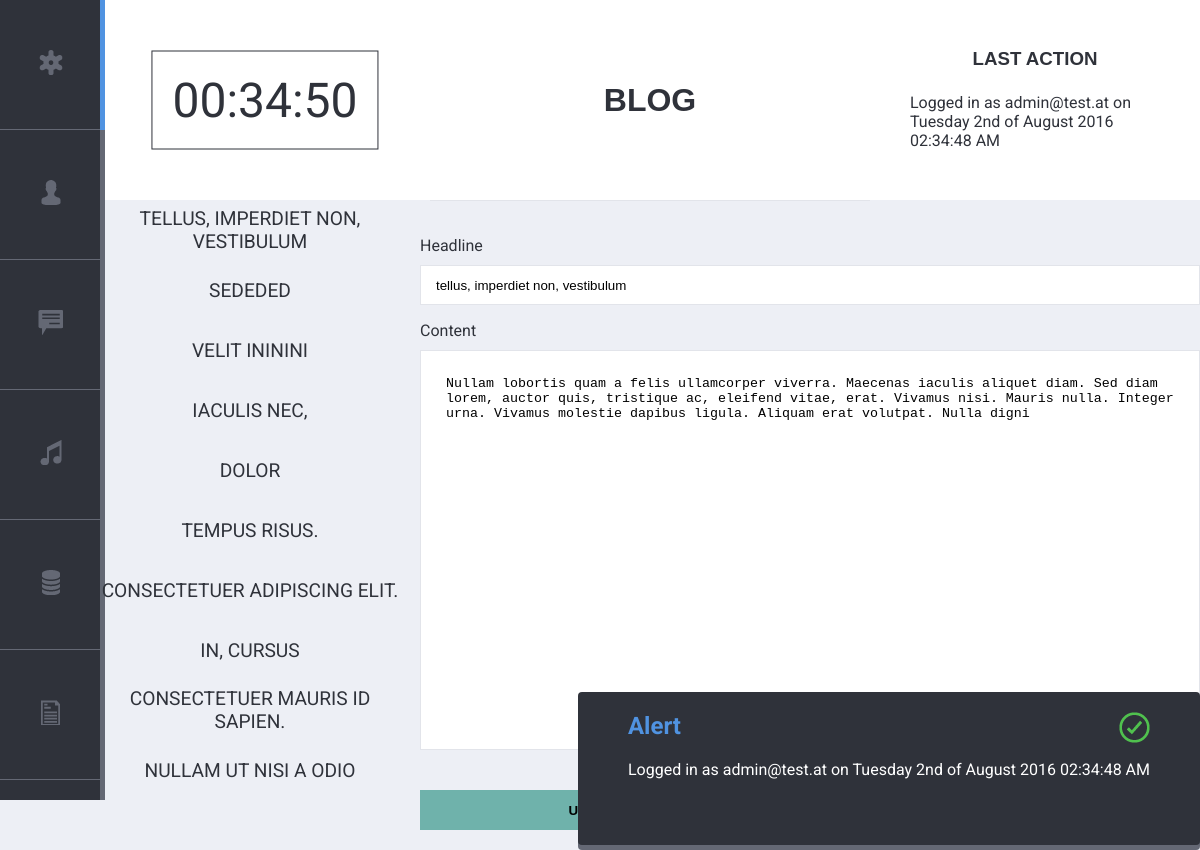
Screenshot of /index.php?site=blog&action=edit&id=1 (signed in) with the database file from the repository.
### tables this page shows
CREATE TABLE `news_entry` (
  `id` int(11) NOT NULL,
  `user_id` int(11) NOT NULL,
  `headline` varchar(255) NOT NULL,
  `content` varchar(255) NOT NULL,
  `created_at` timestamp NOT NULL DEFAULT CURRENT_TIMESTAMP
);

### functions/blog.php (called while the page is built, shortened)
<?php
function get_entry($id) {
  global $link;
  $sql = "SELECT *, DATE_FORMAT(created_at, '%d.%m.%Y') AS created_at_formatted FROM news_entry WHERE id = '$id'";
  $result = mysqli_query($link, $sql);
  return mysqli_fetch_assoc($result);
}
function get_entries() {
  global $link;
  $sql = "SELECT *, DATE_FORMAT(created_at, '%d.%m.%Y') AS created_at_formatted
          FROM news_entry";
  $result = mysqli_query($link, $sql);
  $all_entries = mysqli_fetch_all($result, MYSQLI_ASSOC);
  return $all_entries;
}
?>

### views/blog_test.php (the view, shortened to what this page needs)
<ul class="blog_entrylist">
  <?php foreach($all_entries as $entry): ?>
    <li data-id="<?php echo $entry["id"]; ?>" >
      <a class="" href="index.php?site=blog&amp;action=edit&amp;id=<?php echo $entry['id']; ?>"><?php echo $entry["headline"]; ?></a>
    </li>
  <?php endforeach; ?>
</ul>

### views/entry_update_form.php (shortened to what this page needs)
<section class="entry_edit_wrapper">
<form method="post" action="<?php echo $form_action; ?>" class="entry_edit_form" novalidate>
  	<p>
      <label for="headline" >Headline</label>
      <input type="text" name="headline" id="headline" placeholder="Headline" class="main_input" value="<?php echo $blog["headline"]; ?>">
    </p>
  	<p>
      <label for="content">Content</label>
      <textarea name="content" id="content" placeholder="Content" class="main_input main_textarea"><?php echo $blog["content"]; ?></textarea>
    </p>
  	<p>
     <button type="submit" class="entry_btn" >Update</button>
     <a class="delete_entry" href="index.php?site=blog&amp;action=delete&amp;id=<?php echo $blog['id']; ?>">Delete</a>
    </p>
</form>
</section>

### css/main.css (style rules this page uses)
* { -webkit-box-sizing: border-box; -moz-box-sizing: border-box; -ms-box-sizing: border-box; box-sizing: border-box; }
body { background-color: #EDEFF5; color: #2F323A; font-family: 'Roboto', sans-serif; font-style: normal; font-weight: 400; }
a { text-decoration: none; color: #BF3542; text-transform: uppercase; }
.main_input { width: 100%; height:40px; border:1px solid #E2E4EA; box-sizing:border-box; margin-top:10px; padding:0px 15px; }
.entry_btn { width: 45%; height: 40px; margin-right: 10%; background-color:#6fb2ab; border:none; margin-top:20px; text-transform: uppercase; font-weight: bold; padding: 0; float:left; }
.delete_entry { width: 45%; height: 40px; background-color:#6fb2ab; border:none; margin-top:20px; text-transform: uppercase; padding: 0; float:right; text-align: center; line-height: 40px; }
.main_textarea { height: 50vh; padding: 25px; }
.blog_entrylist { list-style: none; margin:0; padding: 0; position: absolute; top:0; left: 0; width: 25vw; min-width: 25vw; height: calc(100vh - 200px); overflow: auto; }
.blog_entrylist li { font-size: 1.2em; width: 100%; height: 10%; text-align: center; display:table; }
.blog_entrylist li a { color:#2F323A; width: 100%; height: 100%; display: table-cell; vertical-align: middle; }
.entry_edit_wrapper { width: 65vw; max-width: 65vw; height: calc(100vh -200px); max-height: calc(100vh -200px); position: relative; left: 25vw; top:0; }

### rows the page displays
news_entry: headline "TELLUS, IMPERDIET NON, VESTIBULUM", headline "tellus, imperdiet non, vestibulum", content "Nullam lobortis quam a felis ullamcorper viverra. Maecenas iaculis aliquet diam. Sed diam lorem, auctor quis, tristique ac, eleifend vitae, erat. Vivamus nisi. Mauris nulla. Integer urna. Vivamus molestie dapibus ligula. Aliquam erat volutpat. Nulla digni"
news_entry: headline "SEDEDED"
news_entry: headline "VELIT INININI"
news_entry: headline "IACULIS NEC,"
news_entry: headline "DOLOR"
news_entry: headline "TEMPUS RISUS."
news_entry: headline "CONSECTETUER ADIPISCING ELIT."
news_entry: headline "IN, CURSUS"
news_entry: headline "CONSECTETUER MAURIS ID SAPIEN."
news_entry: headline "NULLAM UT NISI A ODIO"

### other values shown
$site "BLOG"
$_SESSION["flash"] "Logged in as admin@test.at on Tuesday 2nd of August 2016 02:34:48 AM"
